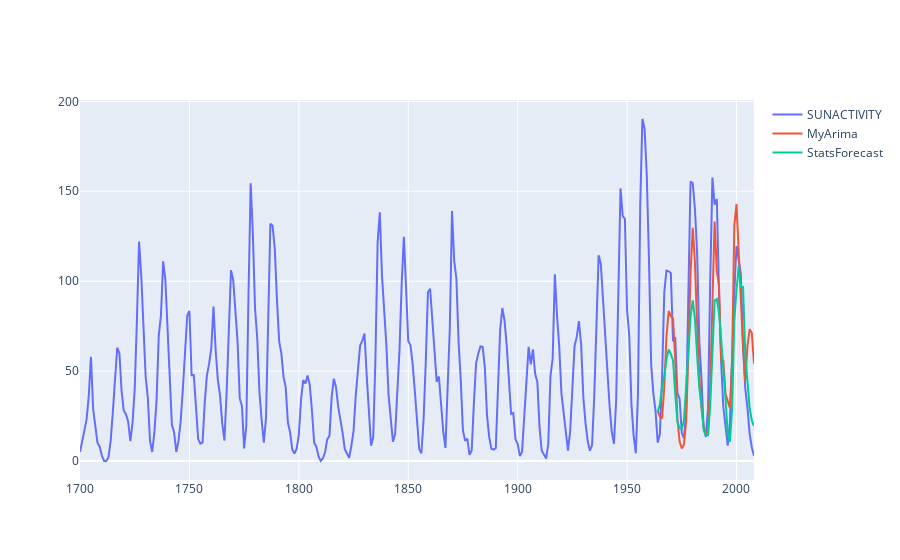

Notebook source saved alongside this figure:
### Code cell
sunspots = Run(
    df=sm.datasets.sunspots.load_pandas().data,
    ds="YEAR",
    y="SUNACTIVITY",
    h=45
)
sunspots.assign_params(
        # search_params=search_params,
    default_params=HyperParams((5, 0, 0), (2, 1, 0, 43))
)
sunspots.add_preds(my_preds, "MyArima")
sunspots.add_preds(sf_preds, "StatsForecast")
sunspots.add_preds(sm_preds, "StatsModels")
sunspots.plot()

### Figure 1 — Plotly figure (JSON) as saved in the notebook; plotly's stock layout.template omitted (floating-point values rounded to 4 significant figures; data arrays with more than 128 entries replaced by an {"elided": "..."} marker saying what was removed)
{"data": [{"mode": "lines", "name": "SUNACTIVITY", "type": "scatter", "x": {"elided": "309 int values"}, "y": {"elided": "309 float values"}}, {"mode": "lines", "name": "MyArima", "type": "scatter", "x": [1964, 1965, 1966, 1967, 1968, 1969, 1970, 1971, 1972, 1973, 1974, 1975, 1976, 1977, 1978, 1979, 1980, 1981, 1982, 1983, 1984, 1985, 1986, 1987, 1988, 1989, 1990, 1991, 1992, 1993, 1994, 1995, 1996, 1997, 1998, 1999, 2000, 2001, 2002, 2003, 2004, 2005, 2006, 2007, 2008], "y": [28.18, 24.6, 23.7, 41.05, 69.1, 83.43, 80.54, 79.34, 56.73, 23.56, 10.76, 6.959, 9.251, 22.09, 58.84, 104.2, 129.7, 110.5, 76.18, 47.62, 29.11, 19.49, 15.53, 17.16, 41.99, 92.26, 133.1, 105.8, 97.69, 55.8, 55.75, 37.26, 33.39, 29.55, 55.74, 131.1, 142.9, 113.5, 84.52, 63.36, 44.24, 63.83, 73.28, 71.16, 54.15]}, {"mode": "lines", "name": "StatsForecast", "type": "scatter", "x": [1964, 1965, 1966, 1967, 1968, 1969, 1970, 1971, 1972, 1973, 1974, 1975, 1976, 1977, 1978, 1979, 1980, 1981, 1982, 1983, 1984, 1985, 1986, 1987, 1988, 1989, 1990, 1991, 1992, 1993, 1994, 1995, 1996, 1997, 1998, 1999, 2000, 2001, 2002, 2003, 2004, 2005, 2006, 2007, 2008], "y": [27.1, 31.6, 41.3, 47.26, 56.69, 62.01, 59.54, 55.97, 37.24, 21.78, 18.11, 17.88, 22.65, 41.13, 63.34, 79.96, 89.36, 79.39, 58.93, 40.81, 31.01, 17.67, 14.32, 14.3, 30.95, 62.35, 89.23, 90.07, 82.47, 67.63, 53.23, 34.47, 14.88, 10.73, 28.69, 77.86, 94.95, 108.3, 96.92, 96.81, 59.58, 44.79, 29.6, 22.55, 19.31]}], "layout": {"showlegend": true}}
